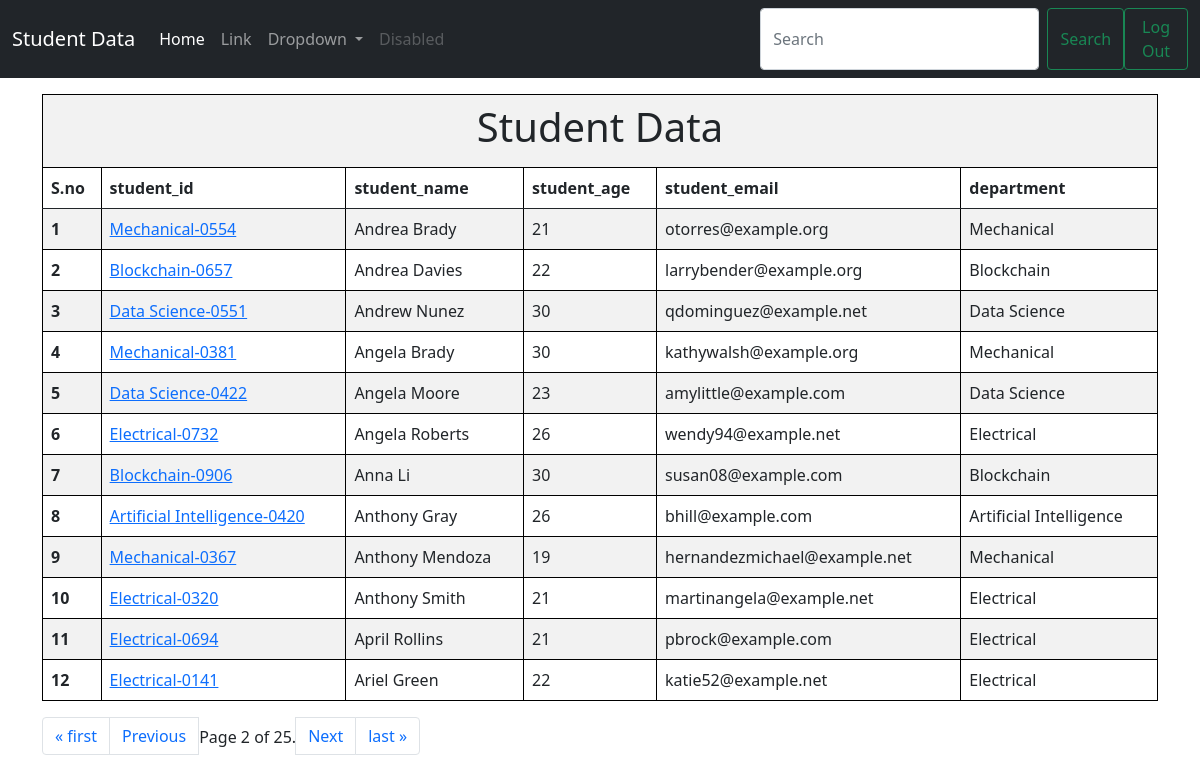
The page /studentdata?page=2 (signed in) on the database its author committed.
### student_data/models.py (models this page shows, shortened)
class Student(models.Model):
    user = models.ForeignKey(User , on_delete = models.SET_NULL , null = True , blank = True)
    department = models.ForeignKey(Department, related_name = "depart" , on_delete= models.CASCADE)
    student_id = models.OneToOneField(StudentID, related_name = "studentid", on_delete=models.CASCADE)
    student_name = models.CharField(max_length=100)
    student_email = models.EmailField(unique=True)
    student_age = models.IntegerField(default = 18)
    student_address = models.TextField()
    class Meta:
        ordering = ['student_name']
        verbose_name = "student"

class StudentID(models.Model):
    student_id = models.CharField(max_length= 100)
    def __str__(self) -> str:
        return self.student_id

class Department(models.Model):
    department = models.CharField(max_length =100)
    def __str__(self) -> str:
        return self.department
    class Meta:
        ordering = ['department']

### student_data/views.py (the view)
# urls.py: path("studentdata",views.get_student ,name = 'student data'),
@login_required(login_url = '/login/')
def get_student(request):
    queryset = Student.objects.all()
    if request.GET.get('search'):
       search =  request.GET.get('search')
       queryset = queryset.filter(student_name__istartswith = search)
    paginator = Paginator(queryset,12)  # Show 15 contacts per page.
    page_number = request.GET.get("page",1)
    try:
      page = paginator.page(page_number)
    except EmptyPage:
      page = paginator.page(paginator.num_pages)
    except PageNotAnInteger:
      page = paginator.page(1)
    return render(request,'student.html',{'queryset' : page})

### student_data/templates/student.html (shortened to what this page needs)
{% extends "base.html" %}
{% block content %}
<div class="container mt-3">
<table class="table table-striped">
      <tr>
        <th colspan = "6" style="text-align: center;"><h1> Student Data </h1></th>
      </tr>
      <tr>
        <th scope="col">S.no</th>
        <th scope="col">student_id</th>
        <th scope="col">student_name</th>
        <th scope="col">student_age</th>
        <th scope="col">student_email</th>
        <th scope="col">department</th>
      </tr>
    <tbody>
        {% for student  in queryset %}
        <tr>
            <th scope="row">{{forloop.counter}}</th>
            <td><a href = {% url 'student marks' student.student_id%}>{{student.student_id}}</td>
            <td>{{student.student_name}}</td>
            <td>{{student.student_age}}</td>
            <td>{{student.student_email}}</td>
            <td>{{student.department}}</td>
          </tr>
          {% endfor %}
          </tbody>
          </table>
        </div>
<div class = "container">
        <nav aria-label="Page navigation example">
            <ul class="pagination">
              {% if queryset.has_previous %}
                <li class="page-item"><a class="page-link" href="?page=1">&laquo; first</a></li>
                <li class="page-item"><a class="page-link" href="?page={{ queryset.previous_page_number }}">Previous</a></li>
               {%endif%}
               <span class="current mt-2">
                Page {{ queryset.number }} of {{ queryset.paginator.num_pages }}.
               </span>
            {% if queryset.has_next %}
                <li class="page-item"><a class="page-link" href="?page={{ queryset.next_page_number }}">Next</a></li>
                <li class="page-item"><a class="page-link" href="?page={{ queryset.paginator.num_pages }}">last &raquo;</a></li>
                {%endif%}
            </ul>
          </nav>
          </div>
{% endblock %}

### student_data/templates/base.html (style rules this page uses)
table, th, td , tr { border: 1px solid #000; border-collapse: collapse; }

### rows shown on the page
Student: student_id "Mechanical-0554", student_name "Andrea Brady", student_age "21", student_email "otorres@example.org", department "Mechanical"
Student: student_id "Blockchain-0657", student_name "Andrea Davies", student_age "22", student_email "larrybender@example.org", department "Blockchain"
Student: student_id "Data Science-0551", student_name "Andrew Nunez", student_age "30", student_email "qdominguez@example.net", department "Data Science"
Student: student_id "Mechanical-0381", student_name "Angela Brady", student_age "30", student_email "kathywalsh@example.org", department "Mechanical"
Student: student_id "Data Science-0422", student_name "Angela Moore", student_age "23", student_email "amylittle@example.com", department "Data Science"
Student: student_id "Electrical-0732", student_name "Angela Roberts", student_age "26", student_email "wendy94@example.net", department "Electrical"
Student: student_id "Blockchain-0906", student_name "Anna Li", student_age "30", student_email "susan08@example.com", department "Blockchain"
Student: student_id "Artificial Intelligence-0420", student_name "Anthony Gray", student_age "26", student_email "bhill@example.com", department "Artificial Intelligence"
Student: student_id "Mechanical-0367", student_name "Anthony Mendoza", student_age "19", student_email "hernandezmichael@example.net", department "Mechanical"
Student: student_id "Electrical-0320", student_name "Anthony Smith", student_age "21", student_email "martinangela@example.net", department "Electrical"
Student: student_id "Electrical-0694", student_name "April Rollins", student_age "21", student_email "pbrock@example.com", department "Electrical"
Student: student_id "Electrical-0141", student_name "Ariel Green", student_age "22", student_email "katie52@example.net", department "Electrical"

### other values the page prints
{{ queryset.number }} "2"
{{ queryset.paginator.num_pages }} "25"
